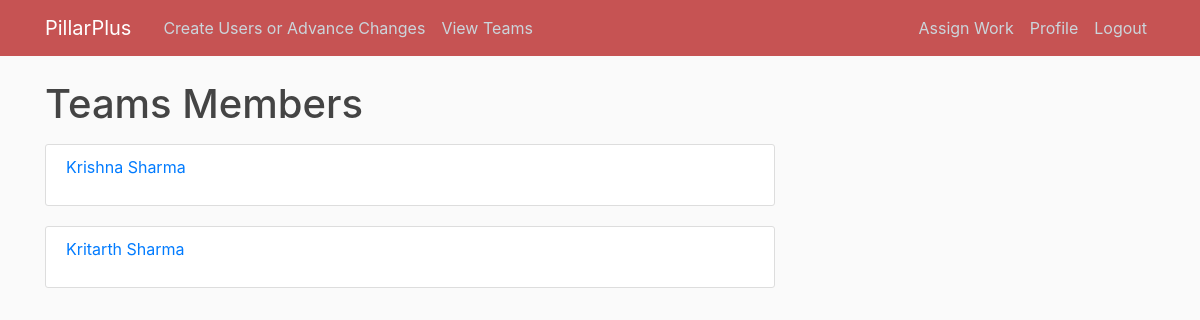
Page /Web Developer (signed in) on the committed database.
### blog/models.py (models this page shows)
class TeamMember(models.Model):
    user = models.OneToOneField(User, null=True,on_delete=models.CASCADE)
    team = models.ManyToManyField(Team)

### blog/views.py (the view)
# urls.py: path('<str:name>',views.teammembers,name='teammembers'),
def teammembers(request,name):
    if request.user.is_superuser:
        context = {
                'team':TeamMember.objects.filter(team__name=name),
            }
        print(context)
        return render(request, 'blog/teammembers.html', context)

### blog/templates/blog/teammembers.html
{% extends "blog/base.html" %}
{% block content %}
    <h1 class="mb-3">Teams Members {{ self.kwargs.name }} </h1>
    {% for post in team %}
                <article class="media content-section">
            <p class="article-content"><a  href="{% url 'user-posts' post.user %}">{{ post.user.get_full_name }}</p>
        </article>
    {% endfor %}
    {% endblock content %}

### blog/static/blog/main.css (style rules this page uses)
body { background: #fafafa; color: #333333; margin-top: 5rem; }
h1, h2, h3, h4, h5, h6 { color: #444444; }
.content-section { background: #ffffff; padding: 10px 20px; border: 1px solid #dddddd; border-radius: 3px; margin-bottom: 20px; }
.article-content { white-space: pre-line; }

### rows in the picture
TeamMember: user.get_full_name "Krishna Sharma"
TeamMember: user.get_full_name "Kritarth Sharma"
